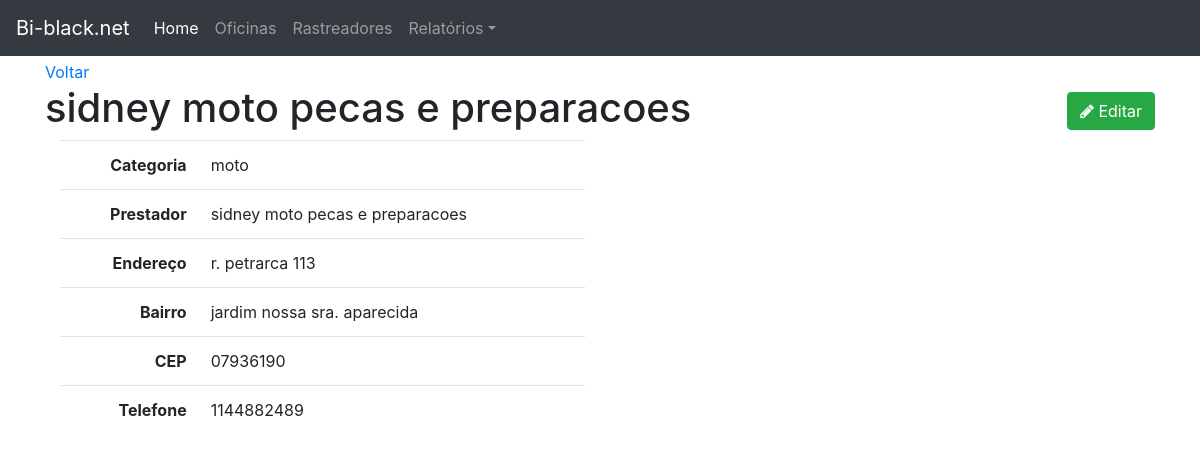
The app's page /1/, older data.
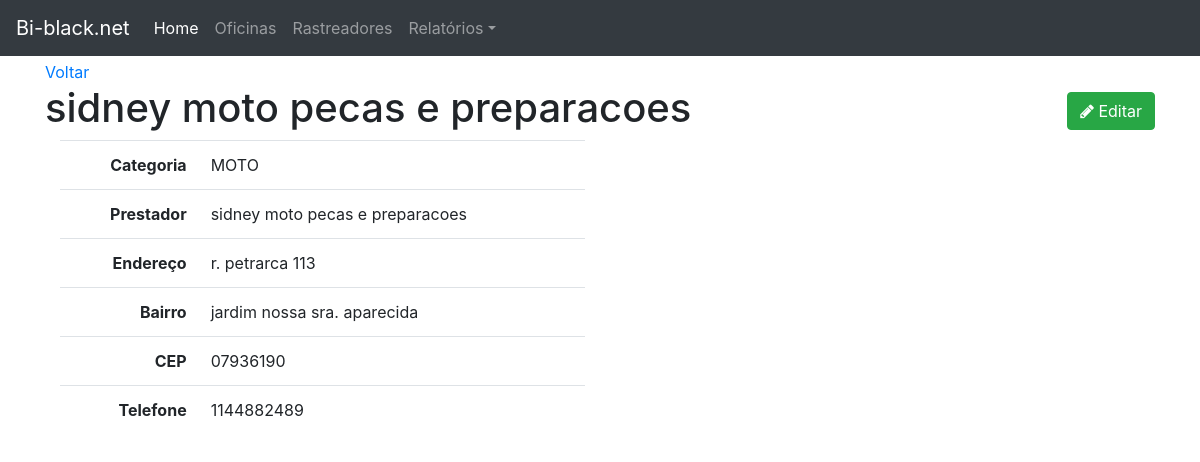
The same page, newer data.
### buscaprest/models.py (models this page shows, shortened)
class Prestador(models.Model):
    CATEGORIA_CHOICES = (
        ('MOTO', 'Moto'),
        ('MECANICA', 'Mecanica'),
        ('FUNILARIA', 'Funilaria'),
        ('VIDRO', 'Vidro'),
    )
    categoria = models.CharField(max_length=60, choices=CATEGORIA_CHOICES, null=True, blank=True)
    prestador = models.CharField(max_length=60, null=True, blank=True)
    endereco = models.CharField(max_length=60, null=True, blank=True)
    bairro = models.CharField(max_length=60, null=True, blank=True)
    cidade = models.CharField(max_length=60, null=True, blank=True)
    cep = models.CharField(max_length=60, null=True, blank=True)
    telefone2 = models.CharField(max_length=60, null=True, blank=True)
    class Meta:
        db_table = 'prestador'
    def __str__(self):
        return self.prestador

### buscaprest/views.py (the view)
# urls.py: path('<int:pk>/', views.prestadores_detail, name='prestadores_detail'),
def prestadores_detail(request, pk):
    template_name = 'buscaprest/buscaprest_detail.html'
    obj = Prestador.objects.get(pk=pk)
    context = {'object': obj}
    return render(request, template_name, context)

### buscaprest/templates/buscaprest/buscaprest_detail.html
{% extends "base.html" %}
{% block content %}
<a href="{% url 'buscaprest:buscaprest_lista' %}">Voltar</a>
    <h1>{{ object }}
        <span class="pull-right">
            <a href="{% url 'buscaprest:prestadores_edit' object.pk  %}">
                <button type="button" class="btn btn-success">
                    <span class="fa fa-pencil"></span> Editar
                </button>
            </a>
        </span>
    </h1>
<div class="col-sm-6">
    <table class="table table-user-information">
        <tbody>
        <tr>
            <th class="text-right">Categoria</th>
            <td>{{object.categoria}}</td>
        </tr>
        <tr>
            <th class="text-right">Prestador</th>
            <td>{{object.prestador}}</td>
        </tr>
        <tr>
            <th class="text-right">Endereço</th>
            <td>{{object.endereco}}</td>
        </tr>
        <tr>
            <th class="text-right">Bairro</th>
            <td>{{object.bairro}}</td>
        </tr>
        <tr>
            <th class="text-right">CEP</th>
            <td>{{object.cep}}</td>
        </tr>
        <tr>
            <th class="text-right">Telefone</th>
            <td>{{object.telefone2}}</td>
        </tr>
        </tbody>
    </table>
</div>
{% endblock content %}

Row changes from the older to the newer data that the page shows:
changed Prestador "sidney moto pecas e preparacoes": categoria "moto" → "MOTO"
